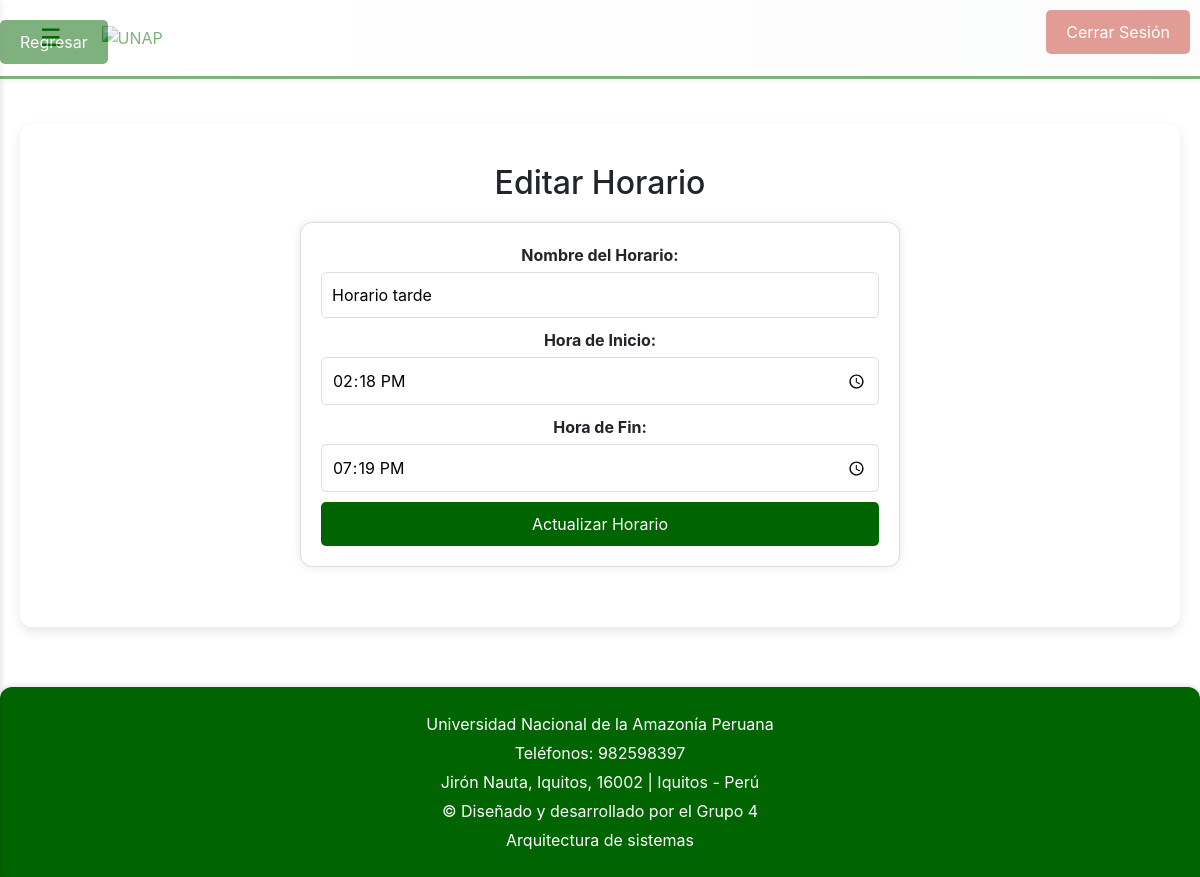
Screenshot of /editar_horario.php?id=2 (signed in) with the database file from the repository.
### tables this page shows
CREATE TABLE IF NOT EXISTS `horarios` (
  `id` int NOT NULL AUTO_INCREMENT,
  `nombre` varchar(50) NOT NULL,
  `hora_inicio` time NOT NULL,
  `hora_fin` time NOT NULL,
  PRIMARY KEY (`id`)
);

### public/editar_horario.php (the view, shortened to what this page needs)
<?php
if ($_SERVER['REQUEST_METHOD'] == 'GET' && isset($_GET['id'])) {
    $id = $_GET['id'];
    $conn = getDBConnection();
    $stmt = $conn->prepare("SELECT * FROM horarios WHERE id = ?");
    $stmt->bind_param("i", $id);
    $stmt->execute();
    $result = $stmt->get_result();
    if ($result->num_rows > 0) {
        $horario = $result->fetch_assoc();
    } else {
        $horario = null;
        $mensaje = "Horario no encontrado.";
    }
} else {
    header("Location: programacion_horario.php");
    exit();
}
?>
<!DOCTYPE html>
<html lang="es">
<head>
    <link rel="stylesheet" href="css/estilos.css">
</head>
<body>
    <?php include '../src/views/header.php'; ?>
    <a href="programacion_horario.php" class="back-button">Regresar</a>
    <main>
        <section class="section">
            <h2>Editar Horario</h2>
            <?php if ($horario): ?>
                <form action="editar_horario.php" method="POST" class="form-container">
                    <label for="nombre">Nombre del Horario:</label>
                    <input type="text" id="nombre" name="nombre" value="<?php echo htmlspecialchars($horario['nombre']); ?>" required>
                    <label for="hora_inicio">Hora de Inicio:</label>
                    <input type="time" id="hora_inicio" name="hora_inicio" value="<?php echo htmlspecialchars($horario['hora_inicio']); ?>" required>
                    <label for="hora_fin">Hora de Fin:</label>
                    <input type="time" id="hora_fin" name="hora_fin" value="<?php echo htmlspecialchars($horario['hora_fin']); ?>" required>
                    <button type="submit">Actualizar Horario</button>
                </form>
            <?php else: ?>
                <p class="message">Horario no encontrado.</p>
            <?php endif; ?>
        </section>
    </main>
    <?php include '../src/views/footer.php'; ?>
</body>
</html>

### public/css/estilos.css (style rules this page uses)
body { font-family: 'Roboto', sans-serif; margin: 0; padding: 0; background: #f8f9fa; color: #343a40; }
main { padding: 40px 20px; max-width: 1200px; margin: 0 auto; }
.section { text-align: center; background: white; padding: 40px; border-radius: 12px; box-shadow: 0 4px 12px rgba(0, 0, 0, 0.1); margin: 20px 0; }
.form-container { max-width: 600px; margin: 20px auto; padding: 20px; border: 1px solid #ddd; border-radius: 12px; background-color: #fff; box-shadow: 0 0 10px rgba(0,0,0,0.1); }
.form-container label { display: block; margin-bottom: 5px; font-weight: bold; }
.form-container select, .form-container input { width: 100%; padding: 10px; margin-bottom: 10px; border: 1px solid #ddd; border-radius: 5px; }
.form-container button { width: 100%; padding: 10px; background-color: #006400; color: white; border: none; border-radius: 5px; cursor: pointer; font-size: 16px; transition: background-color 0.3s; }
.back-button { display: inline-block; margin-top: 20px; padding: 10px 20px; background-color: #006400; color: white; text-decoration: none; border-radius: 5px; transition: background-color 0.3s; }
button { background-color: #006400; color: white; border: none; cursor: pointer; padding: 10px 20px; border-radius: 5px; font-size: 16px; transition: background-color 0.3s; }

### public/css/header-sidebar.css (style rules this page uses)
body { font-family: 'Roboto', sans-serif; margin: 0; padding: 0; background: #f8f9fa; color: #343a40; }

### public/css/contenido-principal.css (style rules this page uses)
main { padding: 40px 20px; max-width: 1200px; margin: 0 auto; }
.section { text-align: center; background: white; padding: 40px; border-radius: 12px; box-shadow: 0 4px 12px rgba(0, 0, 0, 0.1); margin: 20px 0; }

### public/css/tabla.css (style rules this page uses)
body { font-family: 'Roboto', sans-serif; background-color: #f5f7fa; margin: 0; padding: 0; }
h2 { text-align: center; margin-top: 20px; color: #333; font-size: 2em; font-weight: 300; }
button { background-color: #006400; color: white; border: none; cursor: pointer; padding: 10px 20px; border-radius: 4px; font-size: 16px; transition: background-color 0.3s; }

### public/css/botones.css (style rules this page uses)
button { background-color: #006400; color: white; border: none; cursor: pointer; padding: 10px 20px; border-radius: 5px; font-size: 16px; transition: background-color 0.3s; }

### public/css/contenedor-formulario.css (style rules this page uses)
.form-container { max-width: 600px; margin: 20px auto; padding: 20px; border: 1px solid #ddd; border-radius: 12px; background-color: #fff; box-shadow: 0 0 10px rgba(0,0,0,0.1); }
.form-container label { display: block; margin-bottom: 5px; font-weight: bold; }
.form-container select, .form-container input { width: 100%; padding: 10px; margin-bottom: 10px; border: 1px solid #ddd; border-radius: 5px; }
.form-container button { width: 100%; padding: 10px; background-color: #006400; color: white; border: none; border-radius: 5px; cursor: pointer; font-size: 16px; transition: background-color 0.3s; }

### public/css/boton-regreso.css (style rules this page uses)
.back-button { display: inline-block; margin-top: 20px; padding: 10px 20px; background-color: #006400; color: white; text-decoration: none; border-radius: 5px; transition: background-color 0.3s; }

### rows the page displays
horarios: nombre "Horario tarde", hora_inicio "14:18:00", hora_fin "19:19:00"
